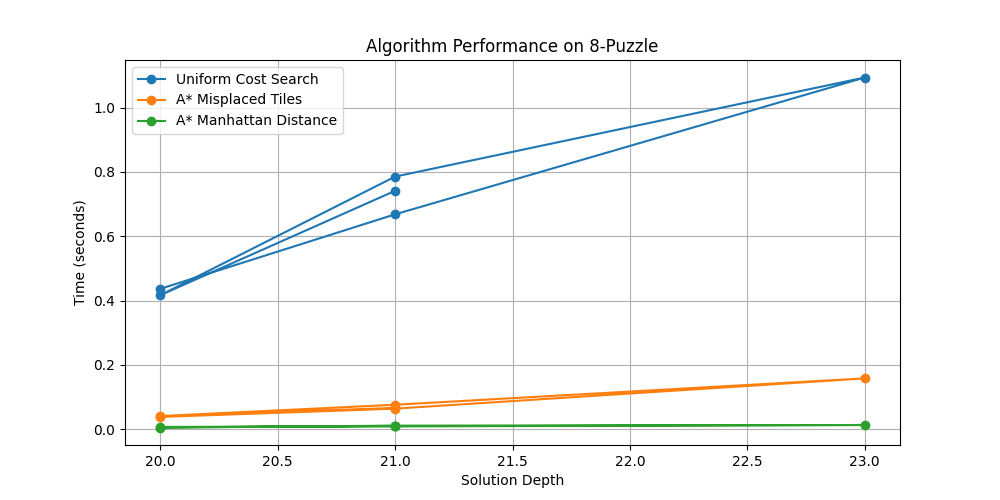

This chart was generated by the following Python code:
import time
import random
import csv
from tracemalloc import start
import matplotlib.pyplot as plt
from main import Puzzle

#Generate random states 
def randomState(N):
    array = list(range(N*N))
    while True:
        random.shuffle(array)
        tup=tuple(array)

        inversion = 0
        a = [x for x in tup if x != 0] 
        for i in range(len(a)):
            for j in range(i+1, len(a)):
                if a[i] > a[j]:
                    inversion += 1
        if inversion % 2 == 0: 
            return tup
# Run benchmarks to save into a cv file
def runTests(name, func, start):
    t0 = time.perf_counter()
    node = func(start)
    t1 = time.perf_counter()

    if node is None:
        return None, None
    path = node.g
    runtime = t1 - t0
    return path, runtime

p = Puzzle(3)
trials = 6
paths = []
uniformSearchSearchTimes = []
misplacedSearchTimes = []
manhattanSearchTimes = []

print("Running benchmarks")
#run trails
for i in range(trials):
    start = randomState(3)
    print("start: ")
    p.getBoard(start)
    #run tests
    d1, t1 = runTests(3, p.uniformCostSearch, start)
    d2, t2 = runTests(3, p.aStarMisplaced, start)
    d3, t3 = runTests(3, p.aStarManhattan, start)

    paths.append(d1)
    uniformSearchSearchTimes.append(t1)
    misplacedSearchTimes.append(t2)
    manhattanSearchTimes.append(t3)
    #save tests to a csv file
with open("benchmark.csv", "w", newline="") as f:
    writer = csv.writer(f)
    writer.writerow(["depth", "ucs", "misplaced", "manhattan"])
    for row in zip(paths, uniformSearchSearchTimes, misplacedSearchTimes, manhattanSearchTimes):
        writer.writerow(row)


#plotting data
plt.figure(figsize=(10, 5))
plt.plot(paths, uniformSearchSearchTimes, label="Uniform Cost Search", marker='o')
plt.plot(paths, misplacedSearchTimes, label="A* Misplaced Tiles", marker='o')
plt.plot(paths, manhattanSearchTimes, label="A* Manhattan Distance", marker='o')
plt.xlabel("Solution Depth")
plt.ylabel("Time (seconds)")
plt.title("Algorithm Performance on 8-Puzzle")
plt.legend()
plt.grid()
plt.savefig("benchmark.png")
plt.show()